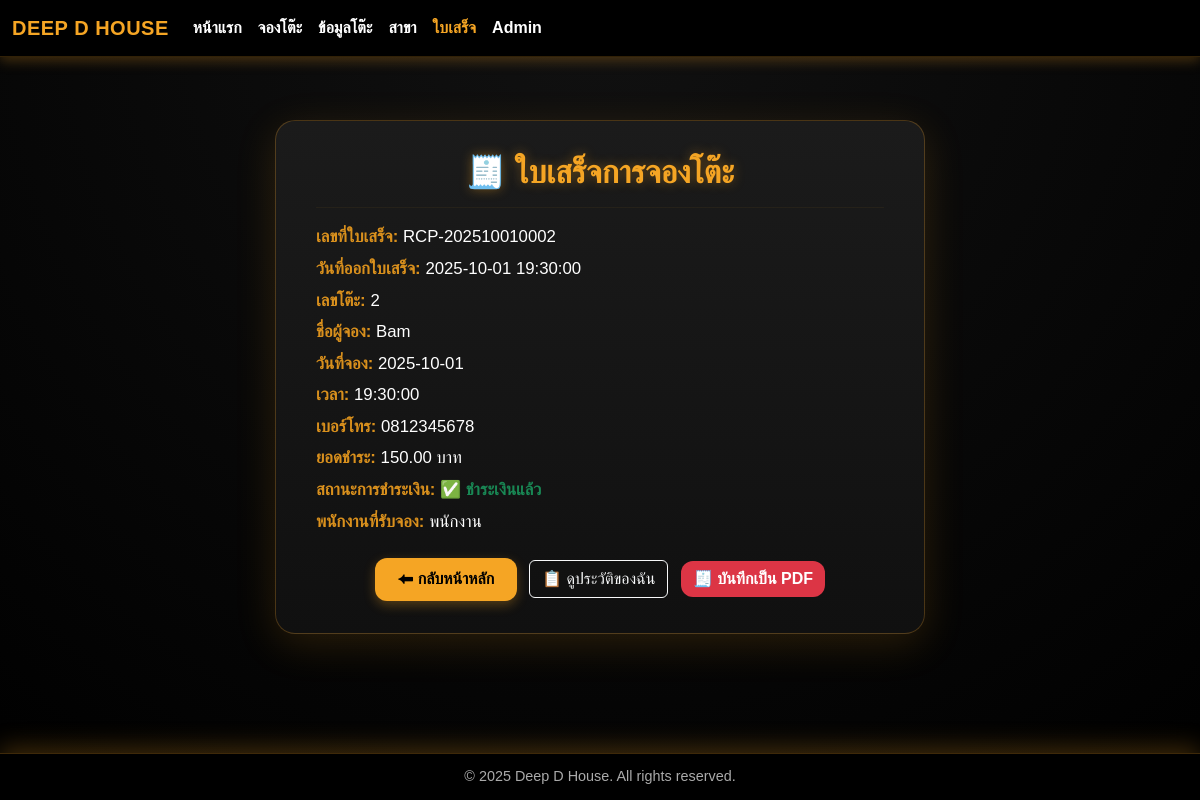
The app's page /receipt.php?id=502 with its own data.
### tables this page shows
CREATE TABLE `tbl_receipt` (
  `id` int(11) NOT NULL,
  `booking_no` int(11) NOT NULL,
  `receipt_code` varchar(50) NOT NULL,
  `receipt_date` datetime DEFAULT current_timestamp(),
  `total_amount` decimal(10,2) DEFAULT 150.00,
  `slip_img` varchar(255) DEFAULT NULL
);

CREATE TABLE `tbl_booking` (
  `no` int(11) NOT NULL,
  `table_id` int(11) NOT NULL,
  `booking_name` varchar(100) NOT NULL,
  `booking_date` date NOT NULL,
  `booking_time` time NOT NULL,
  `price` decimal(10,2) DEFAULT 150.00,
  `booking_phone` varchar(10) NOT NULL,
  `slip_img` varchar(255) DEFAULT NULL,
  `booking_staff` varchar(100) DEFAULT 'ผู้ใช้ทั่วไป',
  `dateCreate` datetime DEFAULT current_timestamp(),
  `payment_status` enum('pending','paid') DEFAULT 'pending'
);

### receipt.php (the view, shortened to what this page needs)
<?php
require_once 'condb.php';
$id = intval($_GET['id']);
$q_booking = mysqli_query($conn, "SELECT * FROM tbl_booking WHERE no = $id LIMIT 1");
$booking_data = mysqli_fetch_assoc($q_booking);
$q_receipt = mysqli_query($conn, "SELECT * FROM tbl_receipt WHERE booking_no = $id LIMIT 1");
if ($q_receipt && mysqli_num_rows($q_receipt) > 0) {
  $receipt_data = mysqli_fetch_assoc($q_receipt);
}
?>
<!doctype html>
<html lang="th">
<head>
  <link href="https://cdn.jsdelivr.net/npm/bootstrap@5.3.3/dist/css/bootstrap.min.css" rel="stylesheet">
</head>
<body>
<nav class="navbar navbar-expand-lg navbar-dark fixed-top">
  <div class="container-fluid">
    <a class="navbar-brand" href="index.php">Deep D House</a>
    <div class="collapse navbar-collapse" id="navbarNav">
      <ul class="navbar-nav me-auto mb-2 mb-lg-0">
        <li class="nav-item"><a class="nav-link" href="index.php">หน้าแรก</a></li>
        <li class="nav-item"><a class="nav-link" href="index2.php">จองโต๊ะ</a></li>
        <li class="nav-item"><a class="nav-link" href="detailtable.php">ข้อมูลโต๊ะ</a></li>
        <li class="nav-item"><a class="nav-link" href="location.php">สาขา</a></li>
        <li class="nav-item"><a class="nav-link active" href="#">ใบเสร็จ</a></li>
        <li class="nav-item"><a class="nav-link" href="admin.php">Admin</a></li>
      </ul>
    </div>
  </div>
</nav>
<div class="container">
  <div id="receipt" class="receipt-card">
    <h2>🧾 ใบเสร็จการจองโต๊ะ</h2>
    <hr>
    <?php if ($booking_data): ?>
      <div class="receipt-details">
        <p><strong>เลขที่ใบเสร็จ:</strong> <?= htmlspecialchars($receipt_data['receipt_code']) ?></p>
        <p><strong>วันที่ออกใบเสร็จ:</strong> <?= htmlspecialchars($receipt_data['receipt_date']) ?></p>
        <p><strong>เลขโต๊ะ:</strong> <?= htmlspecialchars($booking_data['table_id']) ?></p>
        <p><strong>ชื่อผู้จอง:</strong> <?= htmlspecialchars($booking_data['booking_name']) ?></p>
        <p><strong>วันที่จอง:</strong> <?= htmlspecialchars($booking_data['booking_date']) ?></p>
        <p><strong>เวลา:</strong> <?= htmlspecialchars($booking_data['booking_time']) ?></p>
        <p><strong>เบอร์โทร:</strong> <?= htmlspecialchars($booking_data['booking_phone']) ?></p>
        <p><strong>ยอดชำระ:</strong> <?= number_format($receipt_data['total_amount'],2) ?> บาท</p>
        <p><strong>สถานะการชำระเงิน:</strong>
          <?php if ($booking_data['payment_status']=='paid'): ?>
            <span class="text-success fw-bold">✅ ชำระเงินแล้ว</span>
          <?php elseif ($booking_data['payment_status']=='pending'): ?>
            <span class="text-warning fw-bold">⌛ รอตรวจสอบ</span>
          <?php else: ?>
            <span class="text-danger fw-bold">❌ ไม่ผ่านการตรวจสอบ</span>
          <?php endif; ?>
        </p>
        <?php if (!empty($booking_data['booking_staff'])): ?>
          <p><strong>พนักงานที่รับจอง:</strong> <?= htmlspecialchars($booking_data['booking_staff']) ?></p>
        <?php endif; ?>
      </div>
      <div class="text-center mt-4">
        <a href="index.php" class="btn btn-main me-2">⬅ กลับหน้าหลัก</a>
        <a href="my_bookings.php" class="btn btn-outline-light me-2">📋 ดูประวัติของฉัน</a>
        <button id="downloadPDF" class="btn btn-danger fw-bold">🧾 บันทึกเป็น PDF</button>
      </div>
    <?php else: ?>
      <div class="alert alert-danger text-center mt-3">❌ ไม่พบข้อมูลการจอง</div>
    <?php endif; ?>
  </div>
</div>
<footer>
  &copy; 2025 Deep D House. All rights reserved.
</footer>
</body>
</html>

### receipt.php (style rules this page uses)
:root { --gold:#f5a524; --gold-dark:#d9901d; --bg:#0b0b0b; }
body { background: radial-gradient(circle at top, #111 0%, #000 100%); color:#fff; font-family:'Kanit',sans-serif; min-height:100vh; display:flex; flex-direction:column; }
.navbar-dark { background:#000; box-shadow:0 4px 12px rgba(245,165,36,.25); border-bottom:1px solid rgba(245,165,36,.2); }
.navbar-brand { color:var(--gold)!important; font-weight:800; letter-spacing:.5px; text-transform:uppercase; }
.navbar-dark .nav-link { color:#fff!important; font-weight:700; transition:.25s; }
.navbar-dark .nav-link:hover, .navbar-dark .nav-link.active { color:var(--gold)!important; }
.receipt-card { background: linear-gradient(180deg, #1b1b1b 0%, #101010 100%); border:1px solid rgba(245,165,36,.25); border-radius:20px; box-shadow:0 10px 40px rgba(245,165,36,.15); padding:2rem 2.5rem; color:#fff; max-width:650px; margin:auto; margin-top:120px; margin-bottom:80px; animation: fadeIn .8s ease; }
h2 { color:var(--gold); font-weight:800; text-align:center; margin-bottom:1rem; text-shadow:0 0 12px rgba(245,165,36,.4); }
hr { border-color:rgba(245,165,36,.2); }
.receipt-details p { margin:.4rem 0; font-size:1.05rem; }
.receipt-details strong { color:var(--gold-dark); }
.btn-main { background:var(--gold); border:none; color:#000; font-weight:700; border-radius:12px; padding:.6rem 1.4rem; box-shadow:0 4px 12px rgba(245,165,36,.3); transition:.25s; }
.btn-danger { border:none; border-radius:12px; }
footer { background:#000; color:#aaa; text-align:center; padding:12px; font-size:.9rem; border-top:1px solid rgba(245,165,36,.25); box-shadow:0 -6px 24px rgba(245,165,36,.25); margin-top:auto; }

### records on screen
tbl_receipt: receipt_code "RCP-202510010002", receipt_date "2025-10-01 19:30:00", total_amount "150.00"
tbl_booking: table "2", booking_name "Bam", booking_date "2025-10-01", booking_time "19:30:00", booking_phone "0812345678", booking_staff "พนักงาน"
